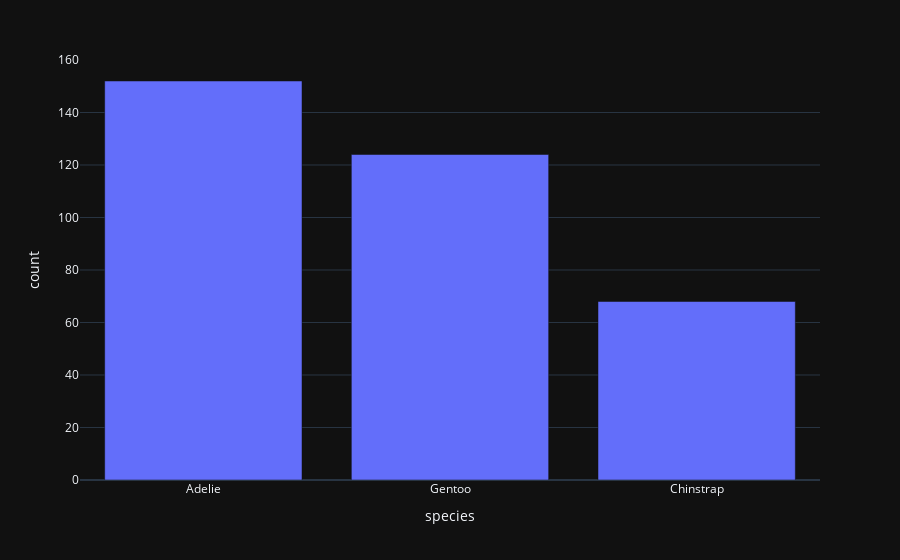

This figure's notebook cell:
### Code cell
chart = px.bar(
    t.group_by("species").agg(ibis._.count().name("count")),
    x="species",
    y="count",
)
chart

### Figure 1 — Plotly figure (JSON) as saved in the notebook; plotly's stock layout.template omitted (floating-point values rounded to 4 significant figures)
{"data": [{"alignmentgroup": "True", "hovertemplate": "species=%{x}<br>count=%{y}<extra></extra>", "legendgroup": "", "marker": {"color": "#636efa", "pattern": {"shape": ""}}, "name": "", "offsetgroup": "", "orientation": "v", "showlegend": false, "textposition": "auto", "type": "bar", "x": ["Adelie", "Gentoo", "Chinstrap"], "xaxis": "x", "y": [152, 124, 68], "yaxis": "y"}], "layout": {"barmode": "relative", "legend": {"tracegroupgap": 0}, "margin": {"t": 60}, "xaxis": {"anchor": "y", "domain": [0, 1], "title": {"text": "species"}}, "yaxis": {"anchor": "x", "domain": [0, 1], "title": {"text": "count"}}}}
